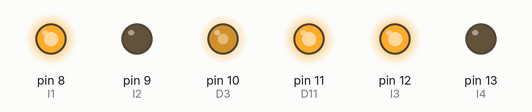
This sketch was run on a simulated Arduino Uno, built with avr-gcc and run on an emulated ATmega328P. Parts: output pins drawn as LEDs (lit = HIGH).

Above: at 0.05 s.
At 10.05 s:
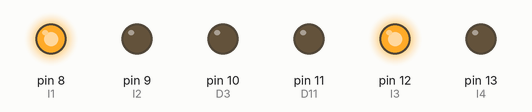
At 20.15 s:
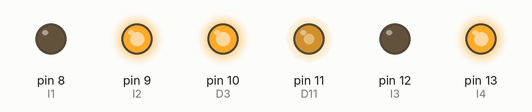
Timing chart, 0 to 26.3 s (numbered marks = the images above):
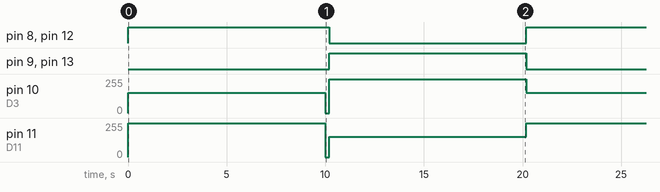

Measured:
- by itself, pin 8 (I1), pin 12 (I3): alternates HIGH for 10.2 s and LOW for 10.0 s
- by itself, pin 9 (I2), pin 13 (I4): alternates HIGH for 10.0 s and LOW for 10.2 s
- by itself, pin 10 (D3): repeats every 20.2 s: 0/255 0.20 s, 255/255 10.0 s, 153/255 10.0 s
- by itself, pin 11 (D11): repeats every 20.2 s: 0/255 0.20 s, 153/255 10.0 s, 255/255 10.0 s

The sketch:

controlling_the_speed_of_dc_motors.ino
```cpp
#define D3 10  // Enable Pin for motor 1

#define D11 11  // Enable Pin for motor 2


#define I1 8  // Control pin 1 for motor 1

#define I2 9  // Control pin 2 for motor 1

#define I3 12  // Control pin 1 for motor 2

#define I4 13  // Control pin 2 for motor 2


void setup() {


    pinMode(D3, OUTPUT);

    pinMode(D11, OUTPUT);


    pinMode(I1, OUTPUT);

    pinMode(I2, OUTPUT);

    pinMode(I3, OUTPUT);

    pinMode(I4, OUTPUT);

}


void loop() {


    analogWrite(D3, 153); // Run in half speed

    analogWrite(D11, 255); // Run in full speed


    digitalWrite(I1, HIGH);

    digitalWrite(I2, LOW);

    digitalWrite(I3, HIGH);

    digitalWrite(I4, LOW);


    delay(10000);


    // change direction


    digitalWrite(D3, LOW);

    digitalWrite(D11, LOW);


    delay(200);


    analogWrite(D3, 255);  // Run in full speed

    analogWrite(D11, 153);  // Run in half speed


    digitalWrite(I1, LOW);

    digitalWrite(I2, HIGH);

    digitalWrite(I3, LOW);

    digitalWrite(I4, HIGH);


    delay(10000);

}
```
